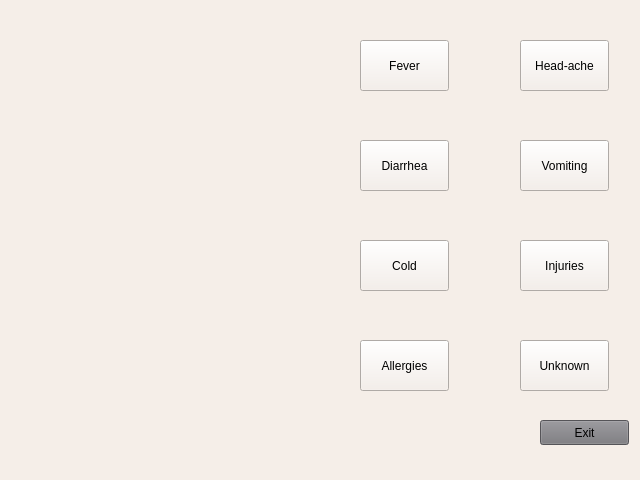
<?xml version="1.0" encoding="UTF-8"?>
<ui version="4.0">
 <class>Baymax</class>
 <widget class="QMainWindow" name="Baymax">
  <property name="geometry">
   <rect>
    <x>0</x>
    <y>0</y>
    <width>640</width>
    <height>480</height>
   </rect>
  </property>
  <property name="windowTitle">
   <string>MainWindow</string>
  </property>
  <property name="styleSheet">
   <string notr="true">background-color: rgb(245, 238, 232);</string>
  </property>
  <widget class="QWidget" name="centralwidget">
   <widget class="QLabel" name="label">
    <property name="geometry">
     <rect>
      <x>-20</x>
      <y>10</y>
      <width>371</width>
      <height>451</height>
     </rect>
    </property>
    <property name="styleSheet">
     <string notr="true"/>
    </property>
    <property name="text">
     <string/>
    </property>
    <property name="pixmap">
     <pixmap>5a8c65c0b15d5c051b368fb1.png</pixmap>
    </property>
    <property name="scaledContents">
     <bool>true</bool>
    </property>
    <property name="wordWrap">
     <bool>false</bool>
    </property>
   </widget>
   <widget class="QPushButton" name="exitButton">
    <property name="geometry">
     <rect>
      <x>540</x>
      <y>420</y>
      <width>89</width>
      <height>25</height>
     </rect>
    </property>
    <property name="styleSheet">
     <string notr="true">font: 75 11pt &quot;Zekton&quot;;
border-color: rgb(0, 0, 0);
selection-color: rgb(255, 255, 255);
background-color: rgb(119, 118, 123);</string>
    </property>
    <property name="text">
     <string>Exit</string>
    </property>
   </widget>
   <widget class="QPushButton" name="feverButton">
    <property name="geometry">
     <rect>
      <x>360</x>
      <y>40</y>
      <width>89</width>
      <height>51</height>
     </rect>
    </property>
    <property name="styleSheet">
     <string notr="true">font: 75 11pt &quot;Zekton&quot;;</string>
    </property>
    <property name="text">
     <string>Fever</string>
    </property>
   </widget>
   <widget class="QPushButton" name="headacheButton">
    <property name="geometry">
     <rect>
      <x>520</x>
      <y>40</y>
      <width>89</width>
      <height>51</height>
     </rect>
    </property>
    <property name="styleSheet">
     <string notr="true">font: 75 11pt &quot;Zekton&quot;;</string>
    </property>
    <property name="text">
     <string>Head-ache</string>
    </property>
   </widget>
   <widget class="QPushButton" name="diarrheaButton">
    <property name="geometry">
     <rect>
      <x>360</x>
      <y>140</y>
      <width>89</width>
      <height>51</height>
     </rect>
    </property>
    <property name="styleSheet">
     <string notr="true">font: 75 11pt &quot;Zekton&quot;;</string>
    </property>
    <property name="text">
     <string>Diarrhea</string>
    </property>
   </widget>
   <widget class="QPushButton" name="vomitButton">
    <property name="geometry">
     <rect>
      <x>520</x>
      <y>140</y>
      <width>89</width>
      <height>51</height>
     </rect>
    </property>
    <property name="styleSheet">
     <string notr="true">font: 75 11pt &quot;Zekton&quot;;</string>
    </property>
    <property name="text">
     <string>Vomiting</string>
    </property>
   </widget>
   <widget class="QPushButton" name="coldButton">
    <property name="geometry">
     <rect>
      <x>360</x>
      <y>240</y>
      <width>89</width>
      <height>51</height>
     </rect>
    </property>
    <property name="styleSheet">
     <string notr="true">font: 75 11pt &quot;Zekton&quot;;</string>
    </property>
    <property name="text">
     <string>Cold</string>
    </property>
   </widget>
   <widget class="QPushButton" name="injuryButton">
    <property name="geometry">
     <rect>
      <x>520</x>
      <y>240</y>
      <width>89</width>
      <height>51</height>
     </rect>
    </property>
    <property name="styleSheet">
     <string notr="true">font: 75 11pt &quot;Zekton&quot;;</string>
    </property>
    <property name="text">
     <string>Injuries</string>
    </property>
   </widget>
   <widget class="QPushButton" name="allergyButton">
    <property name="geometry">
     <rect>
      <x>360</x>
      <y>340</y>
      <width>89</width>
      <height>51</height>
     </rect>
    </property>
    <property name="styleSheet">
     <string notr="true">font: 75 11pt &quot;Zekton&quot;;</string>
    </property>
    <property name="text">
     <string>Allergies</string>
    </property>
   </widget>
   <widget class="QPushButton" name="unknownButton">
    <property name="geometry">
     <rect>
      <x>520</x>
      <y>340</y>
      <width>89</width>
      <height>51</height>
     </rect>
    </property>
    <property name="styleSheet">
     <string notr="true">font: 75 11pt &quot;Zekton&quot;;</string>
    </property>
    <property name="text">
     <string>Unknown</string>
    </property>
   </widget>
  </widget>
  <widget class="QStatusBar" name="statusbar"/>
 </widget>
 <resources/>
 <connections/>
</ui>
